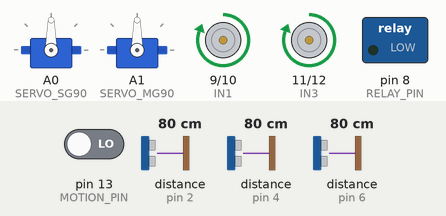
The sketch below on a simulated Arduino Uno, built with avr-gcc and run on an emulated ATmega328P. Shown: 2 × servo, motor-driver pin pairs drawn as motors (green arrow = first pin HIGH = forward, orange = second pin HIGH = backward, longer = more drive), switched loads named in the sketch (green lamp = pin HIGH). Wiring (inferred from the names in the program): 3 × ultrasonic range finder: trigger pin 3, echo pin 2 / trigger pin 5, echo pin 4 / trigger pin 7, echo pin 6. The inputs (shaded band) are chosen by the test bench; at power-on: distance to the obstacle (sensors on pin 4, pin 2, pin 6) 80 cm, pin 13 (MOTION_PIN) LOW. The echo pulse lasts 58.3 µs per cm; pins used as bus, display or sensor lines are not drawn.

Above: at 1.2 s.
1.3 s: distance to the obstacle (sensor on pin 4) set to 28 cm
At 2.15 s:
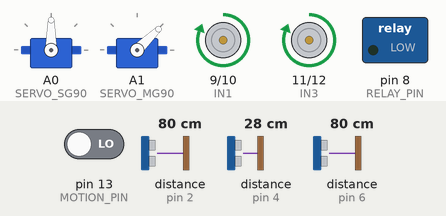
4.3 s: distance to the obstacle (sensor on pin 4) set to 22 cm
At 4.55 s:
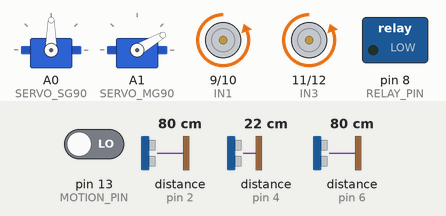
At 6.45 s:
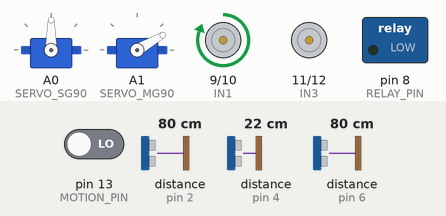
7.3 s: distance to the obstacle (sensor on pin 2) set to 120 cm
10.3 s: pin 13 (MOTION_PIN) driven HIGH
At 11.14 s:
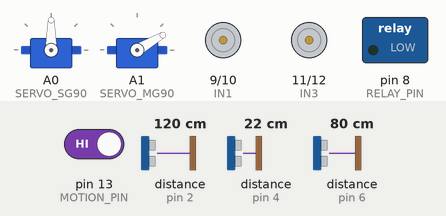
13.3 s: distance to the obstacle (sensor on pin 2) set to 2 cm
16.3 s: distance to the obstacle (sensor on pin 6) set to 299 cm
Timing chart, 0 to 20.3 s (numbered marks = the images above; inputs shaded):
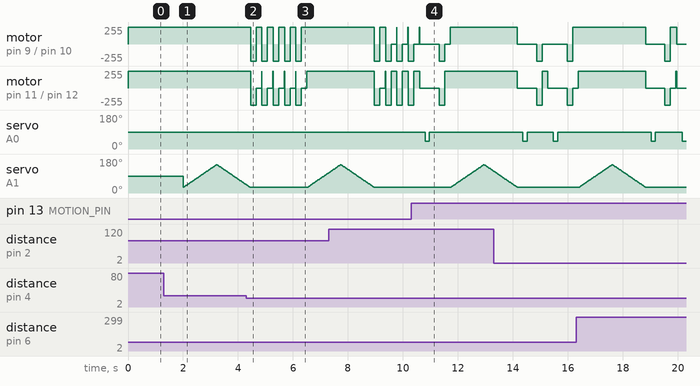

The sketch:

smart_hospital_robot.ino
```cpp
#include <Servo.h>

#define IN1 9
#define IN2 10
#define IN3 11
#define IN4 12

#define TRIG_LEFT 3
#define ECHO_LEFT 2
#define TRIG_MID 5
#define ECHO_MID 4
#define TRIG_RIGHT 7
#define ECHO_RIGHT 6

#define RELAY_PIN 8
#define MOTION_PIN 13


#define SERVO_SG90 A0
#define SERVO_MG90 A1

#define SPRAY_PRESS   40
#define SPRAY_RELEASE 90
Servo sg90;
Servo mg90;
long getDistance(int trig, int echo) {
  digitalWrite(trig, LOW);
  delayMicroseconds(2);
  digitalWrite(trig, HIGH);
  delayMicroseconds(10);
  digitalWrite(trig, LOW);

  long duration = pulseIn(echo, HIGH, 30000);
  if (duration == 0) return 300;
  return duration * 0.034 / 2;
}


void forward() {
  digitalWrite(IN1, HIGH); digitalWrite(IN2, LOW);
  digitalWrite(IN3, HIGH); digitalWrite(IN4, LOW);
}

void backward() {
  digitalWrite(IN1, LOW); digitalWrite(IN2, HIGH);
  digitalWrite(IN3, LOW); digitalWrite(IN4, HIGH);
}

void turnLeft() {
  digitalWrite(IN1, LOW); digitalWrite(IN2, LOW);
  digitalWrite(IN3, HIGH); digitalWrite(IN4, LOW);
}

void turnRight() {
  digitalWrite(IN1, HIGH); digitalWrite(IN2, LOW);
  digitalWrite(IN3, LOW); digitalWrite(IN4, LOW);
}

void stopMotors() {
  digitalWrite(IN1, LOW); digitalWrite(IN2, LOW);
  digitalWrite(IN3, LOW); digitalWrite(IN4, LOW);
}
void sprayOnceSafe() {
  stopMotors();
  digitalWrite(RELAY_PIN, LOW);
  delay(200);
  sg90.write(SPRAY_PRESS);
  delay(150);
  sg90.write(SPRAY_RELEASE);
  delay(350);
}


void sweepMG90() {

  // Left to Right
  for (int angle = 30; angle <= 150; angle++) {
    mg90.write(angle);
    delay(10);
  }

  // Right to Left
  for (int angle = 150; angle >= 30; angle--) {
    mg90.write(angle);
    delay(10);
  }
}
void setup() {

  pinMode(IN1, OUTPUT); pinMode(IN2, OUTPUT);
  pinMode(IN3, OUTPUT); pinMode(IN4, OUTPUT);
  pinMode(TRIG_LEFT, OUTPUT);  pinMode(ECHO_LEFT, INPUT);
  pinMode(TRIG_MID, OUTPUT);   pinMode(ECHO_MID, INPUT);
  pinMode(TRIG_RIGHT, OUTPUT); pinMode(ECHO_RIGHT, INPUT);

  pinMode(RELAY_PIN, OUTPUT);
  pinMode(MOTION_PIN, INPUT);
  sg90.attach(SERVO_SG90);
  sg90.write(SPRAY_RELEASE);

  mg90.attach(SERVO_MG90);
  mg90.write(90);

  digitalWrite(RELAY_PIN, LOW); // Pump OFF
}


void loop() {

  // Always try to move forward
  forward();

  // Read distances
  long dLeft  = getDistance(TRIG_LEFT, ECHO_LEFT);
  long dMid   = getDistance(TRIG_MID, ECHO_MID);
  long dRight = getDistance(TRIG_RIGHT, ECHO_RIGHT);

  // Servo sweep ONLY occasionally (non-critical)
  static unsigned long lastSweep = 0;
  if (millis() - lastSweep > 2000) {
    sweepMG90();
    lastSweep = millis();
  }

  // Motion detected → spray but resume movement
  if (digitalRead(MOTION_PIN) == HIGH) {
    sprayOnceSafe();
    forward();
  }

  // Obstacle avoidance
  if (dMid < 25) {
    backward();
    delay(200);

    if (dLeft > dRight) turnLeft();
    else turnRight();

    delay(200);
    forward();
  }
}
```

Measured:
- the behaviour switches between 26 and 25 cm on distance to the obstacle (sensor on pin 4) (found by bisection; images 1 and 2)
- after the input at 10.3 s, servo on A0 (SERVO_SG90): 90° → 40° after 0.52 s, → 90° 0.15 s later
- by itself, servo on A1 (SERVO_MG90): rises from 30° to 150° in 1.2 s, then falls to 30° in 1.2 s
